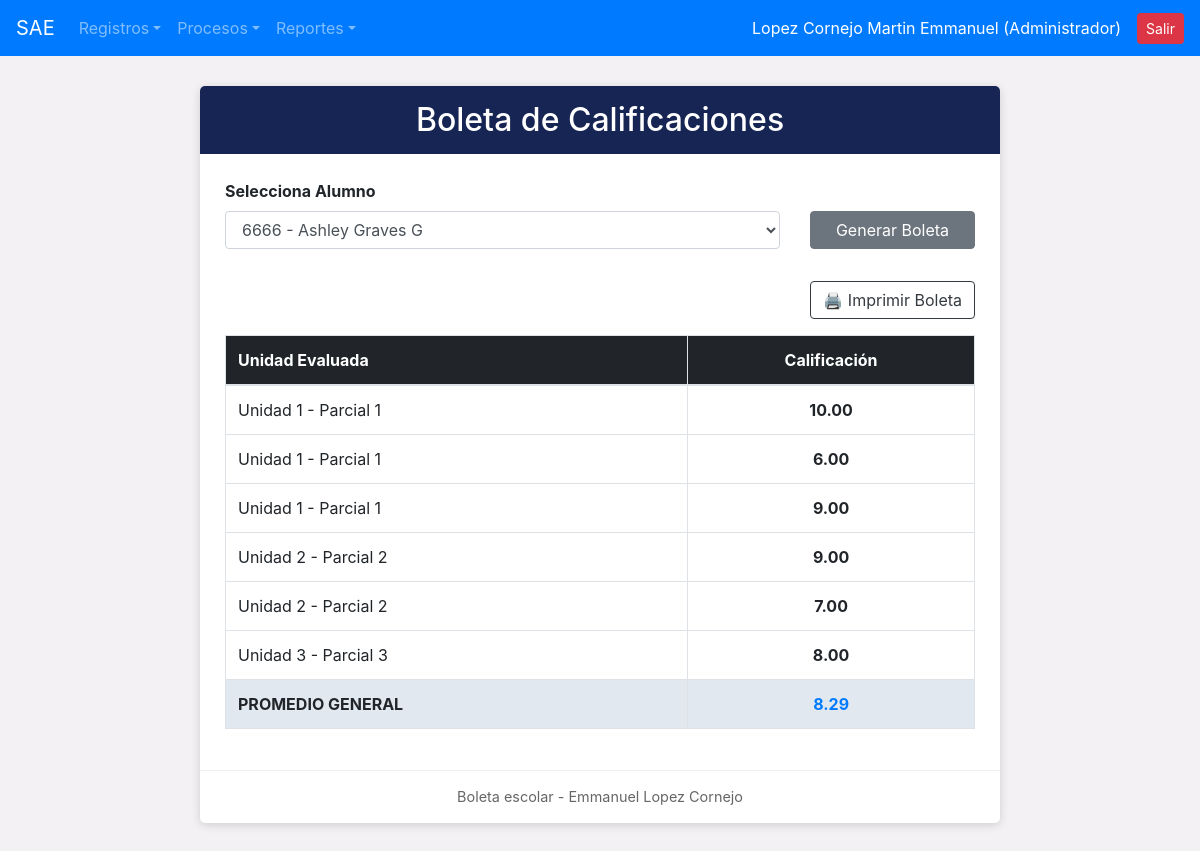
The app's page /reportes/rep_boleta.php?idalumn=1 (signed in) with its own data.
### tables this page shows
CREATE TABLE `calificaciones` (
  `id_calif` int(11) NOT NULL AUTO_INCREMENT PRIMARY KEY,
  `idalumn` int(11) NOT NULL,
  `id_unidad` int(11) NOT NULL,
  `calificacion` decimal(4,2) NOT NULL
);

CREATE TABLE `unidades` (
  `id_unidad` int(11) NOT NULL AUTO_INCREMENT PRIMARY KEY,
  `nombre_unidad` varchar(100) NOT NULL,
  `estatus_unidad` varchar(10) DEFAULT 'ALTA'
);

### reportes/rep_boleta.php (the view, shortened to what this page needs)
<?php
include_once("../conexion.php");
include_once("../navegacion/nav.php");
$rol = (int)($_SESSION['id_puesto'] ?? 1);
if ($rol >= 4) {
    if (!empty($_SESSION['idalumn'])) {
        $idalumn = intval($_SESSION['idalumn']);
    } else {
        $nombre_sesion = $conexion->real_escape_string($_SESSION['nombre_usuario'] ?? '');
        $busca = $conexion->query("SELECT idalumn FROM alumnos WHERE CONCAT(nombre_al, ' ', apaterno_al, ' ', amaterno_al) LIKE '%$nombre_sesion%' LIMIT 1");
        $row_al = ($busca) ? $busca->fetch_assoc() : null;
        $idalumn = intval($row_al['idalumn'] ?? 0);
    }
} else {
    $idalumn = intval($_GET['idalumn'] ?? 0);
}
$alumnos_select = $conexion->query("SELECT idalumn, matricula_al, CONCAT(nombre_al, ' ', apaterno_al, ' ', amaterno_al) AS alumno FROM alumnos WHERE estatus_al = 'ALTA'");
$boleta = null;
$promedio = 0;
if ($idalumn > 0) {
    $sql = "SELECT u.nombre_unidad, c.calificacion
            FROM calificaciones c
            INNER JOIN unidades u ON c.id_unidad = u.id_unidad
            WHERE c.idalumn = $idalumn
            ORDER BY u.id_unidad";
    $boleta = $conexion->query($sql);
    $prom = $conexion->query("SELECT AVG(calificacion) as promedio FROM calificaciones WHERE idalumn = $idalumn");
    if ($prom) {
        $p = $prom->fetch_assoc();
        $promedio = $p['promedio'] ?? 0;
    }
}
?>
<!DOCTYPE html>
<html lang="es">
<head>
</head>
<body>
<div class="container">
    <div class="formulario">
        <div class="titulo"><h2 class="m-0">Boleta de Calificaciones</h2></div>
        <div class="contenido">
            <?php if ($rol < 4): ?>
            <form method="GET" action="rep_boleta.php" class="row align-items-end mb-4 no-print">
                <div class="col-md-9 mb-2">
                    <label class="font-weight-bold">Selecciona Alumno</label>
                    <select name="idalumn" class="form-control" required>
                        <?php if ($alumnos_select): ?>
                            <?php while ($al = $alumnos_select->fetch_assoc()): ?>
                                <option value="<?php echo $al['idalumn']; ?>" <?php echo ($idalumn == $al['idalumn']) ? 'selected' : ''; ?>>
                                    <?php echo htmlspecialchars($al['matricula_al'] . ' - ' . $al['alumno']); ?>
                                </option>
                            <?php endwhile; ?>
                        <?php endif; ?>
                    </select>
                </div>
                <div class="col-md-3 mb-2">
                    <button type="submit" class="btn btn-secondary w-100">Generar Boleta</button>
                </div>
            </form>
            <?php endif; ?>
            <?php if ($idalumn > 0): ?>
                <div class="d-flex justify-content-end mb-3 no-print">
                    <button onclick="window.print();" class="btn btn-outline-dark">🖨️ Imprimir Boleta</button>
                </div>
                <div class="table-responsive">
                    <table class="table table-bordered">
                        <thead style="background-color: #212529; color: white;">
                            <tr>
                                <th>Unidad Evaluada</th>
                                <th class="text-center">Calificación</th>
                            </tr>
                        </thead>
                        <tbody>
                            <?php if ($boleta && $boleta->num_rows > 0): ?>
                                <?php while ($row = $boleta->fetch_assoc()): ?>
                                    <tr>
                                        <td><?php echo htmlspecialchars($row['nombre_unidad']); ?></td>
                                        <td class="text-center"><b><?php echo number_format($row['calificacion'], 2); ?></b></td>
                                    </tr>
                                <?php endwhile; ?>
                                <tr style="background-color: #e2e8f0;">
                                    <td><b>PROMEDIO GENERAL</b></td>
                                    <td class="text-center"><b class="text-primary"><?php echo number_format($promedio, 2); ?></b></td>
                                </tr>
                            <?php else: ?>
                                <tr><td colspan="2" class="text-center py-3 text-muted">No existen registros de calificaciones para este alumno.</td></tr>
                            <?php endif; ?>
                        </tbody>
                    </table>
                </div>
            <?php else: ?>
                <div class="alert alert-warning text-center">No se encontró un historial de alumno vinculado a esta cuenta.</div>
            <?php endif; ?>
        </div>
        <div class="pie">Boleta escolar - Emmanuel Lopez Cornejo</div>
    </div>
</div>
</body>
</html>

### reportes/rep_boleta.php (style rules this page uses)
body { background-color: #f3f1f4; }
.formulario { background-color: white; max-width: 800px; margin: 30px auto; border-radius: 5px; box-shadow: 0 2px 10px rgba(0,0,0,0.15); overflow: hidden; }
.titulo { background-color: #172554; color: white; padding: 15px; text-align: center; }
.contenido { padding: 25px; }
.pie { text-align: center; padding: 15px; color: #666; font-size: 0.9rem; border-top: 1px solid #eee; }

### records on screen
calificaciones: id_unidad.nombre_unidad "Unidad 1 - Parcial 1", calificacion "10.00"
calificaciones: id_unidad.nombre_unidad "Unidad 1 - Parcial 1", calificacion "6.00"
calificaciones: id_unidad.nombre_unidad "Unidad 1 - Parcial 1", calificacion "9.00"
calificaciones: id_unidad.nombre_unidad "Unidad 2 - Parcial 2", calificacion "9.00"
calificaciones: id_unidad.nombre_unidad "Unidad 2 - Parcial 2", calificacion "7.00"
calificaciones: id_unidad.nombre_unidad "Unidad 3 - Parcial 3", calificacion "8.00"

### other values on screen
$_SESSION['nombre_usuario'] "Lopez Cornejo Martin Emmanuel"
$_SESSION['nombre_puesto'] "Administrador"
$promedio "8.29"
form field idalumn "6666 - Ashley Graves G"
